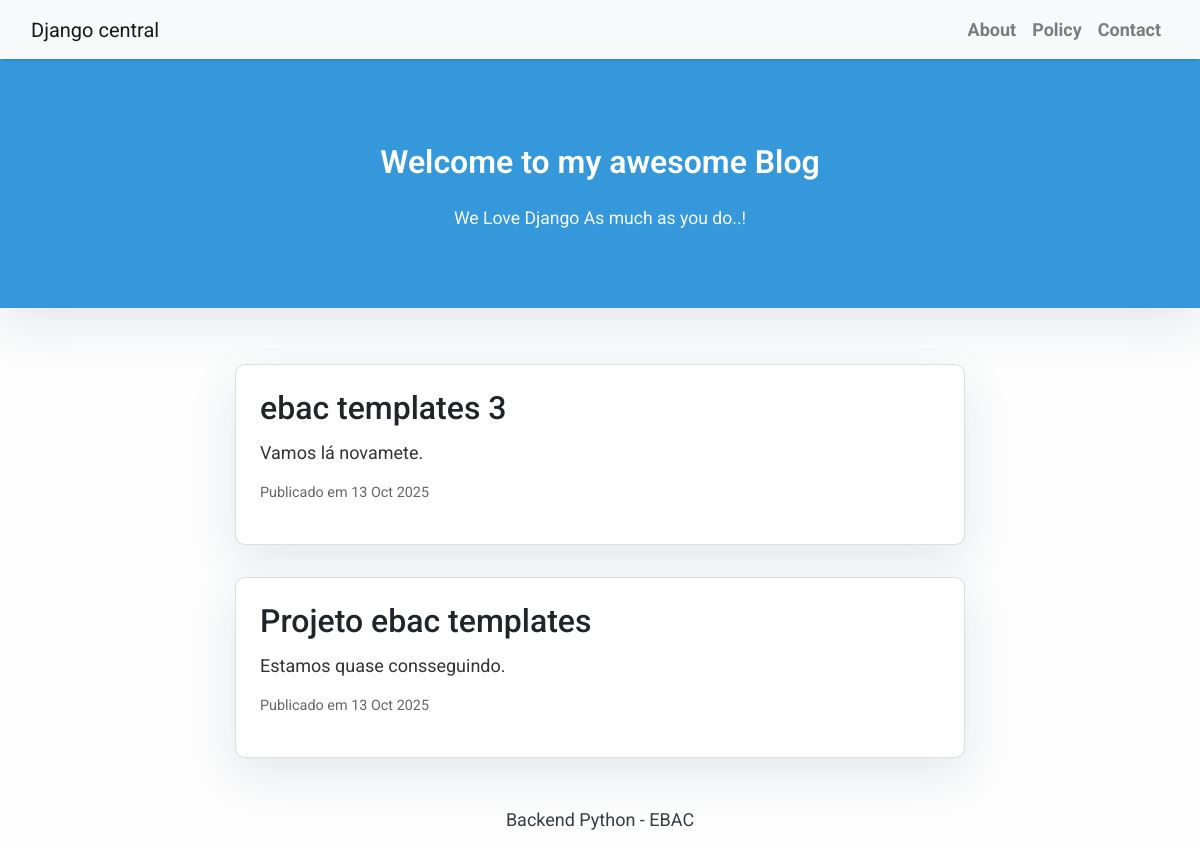
The app's page /, older data.
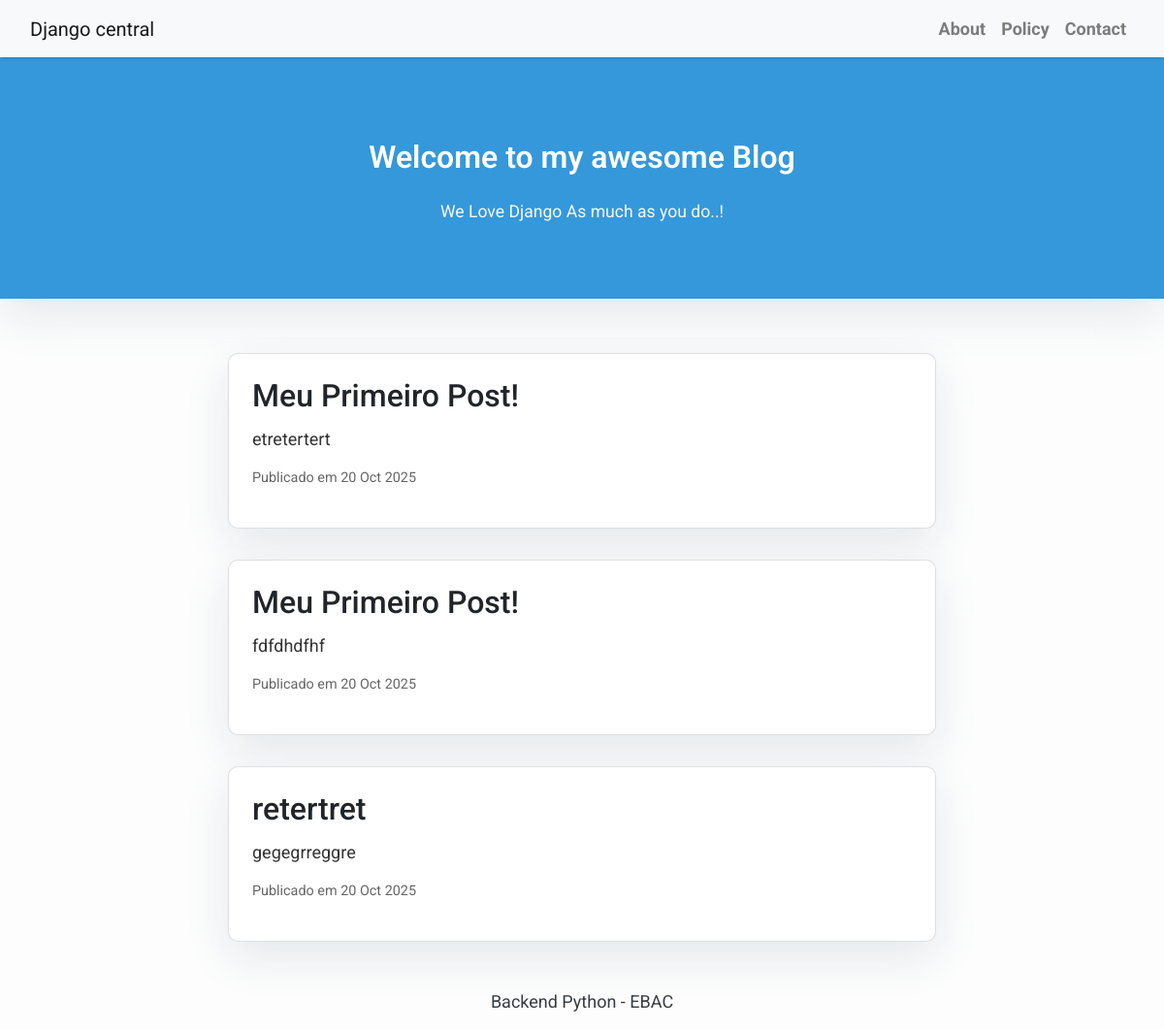
The same page, newer data.
### blog/models.py (models this page shows, shortened)
class Post(models.Model):
    STATUS_CHOICES = (
        ('draft', 'Rascunho'),
        ('published', 'Publicado'),
    )
    titulo = models.CharField(max_length=200)
    conteudo = models.TextField()
    status = models.CharField(max_length=10, choices=STATUS_CHOICES, default='draft')
    slug = models.SlugField(max_length=200, unique=True, blank=True)
    criado_em = models.DateTimeField(auto_now_add=True)
    atualizado_em = models.DateTimeField(auto_now=True)
    autor = models.ForeignKey(User, on_delete=models.CASCADE, related_name='posts')
    objects = models.Manager()
    publicados = PublicadosManager()
    class Meta:
        ordering = ['-criado_em']

### blog/views.py (the view)
# urls.py: path('', views.index, name='home'),
def index(request):
    posts = Post.publicados.all().order_by('-criado_em')
    context = {'posts': posts}
    return render(request, 'blog/index.html', context)

### blog/models.py (called while the page is built)
    def get_queryset(self):
        return super().get_queryset().filter(status='published')

### blog/templates/blog/index.html (shortened to what this page needs)
{% extends "base.html" %}
{% block content %}
<header class="masthead">
    <div class="container">
        <div class="row">
            <div class="col-md-10 mx-auto">
                <div class="site-heading">
                    <h3 class="site-heading my-4 mt-3 text-white">
                        Welcome to my awesome Blog
                    </h3>
                    <p class="text-light">
                        We Love Django As much as you do..!
                    </p>
                </div>
            </div>
        </div>
    </div>
</header>
<div class="container">
    <div class="row justify-content-center">
        <div class="col-md-8 mt-3 left">
            {% for post in posts %}
                <div class="card p-4">
                    <h2 class="card-title">{{ post.titulo }}</h2>
                    <p class="post-content">{{ post.conteudo|truncatewords:30 }}</p>
                    <p class="post-date">
                        Publicado em {{ post.criado_em|date:"d M Y" }}
                    </p>
                </div>
            {% empty %}
                <div class="alert alert-warning text-center mt-5">
                    Nenhuma postagem publicada no momento.
                </div>
            {% endfor %}
        </div>
    </div>
</div>
{% endblock %}

### blog/templates/base.html (shortened to what this page needs)
<!DOCTYPE html>
<html>
    <head>
        <link rel="stylesheet" href="https://maxcdn.bootstrapcdn.com/bootstrap/4.0.0/css/bootstrap.min.css"
 />
    </head>
    <body>
        <nav class="navbar navbar-expand-lg navbar-light bg-light shadow" id="mainNav">
            <div class="container-fluid">
                <a class="navbar-brand" href="{% url 'home' %}">Django central</a>
                <div class="collapse navbar-collapse" id="navbarResponsive">
                    <ul class="navbar-nav ml-auto">
                        <li class="nav-item text-black">
                            <a class="nav-link text-black font-weight-bold" href="#">About</a>
                        </li>
                        <li class="nav-item text-black">
                            <a class="nav-link text-black font-weight-bold" href="#">Policy</a>
                        </li>
                        <li class="nav-item text-black">
                            <a class="nav-link text-black font-weight-bold" href="#">Contact</a>
                        </li>
                    </ul>
                </div>
            </div>
        </nav>
        {% block content %}{% endblock content %}
        <footer class="py-3 bg-grey">
            <p class="m-0 text-dark text-center ">Backend Python - EBAC</p>
        </footer>
    </body>
</html>

### blog/templates/base.html (style rules this page uses)
body { font-family: "Roboto", sans-serif; font-size: 17px; background-color: #fdfdfd; }
.shadow { box-shadow: 0 4px 2px -2px rgba(0, 0, 0, 0.1); }
.masthead { background: #3398E1; height: auto; padding-bottom: 15px; box-shadow: 0 16px 48px #E3E7EB; padding-top: 10px; }

### blog/templates/blog/index.html (style rules this page uses)
body { font-family: "Roboto", sans-serif; font-size: 18px; background-color: #fdfdfd; }
.card { box-shadow: 0 16px 48px #E3E7EB; border-radius: 10px; margin-bottom: 2rem; transition: all 0.2s ease-in-out; }
.masthead { background: #3498db; color: white; padding: 60px 0; text-align: center; margin-bottom: 40px; }
.masthead .site-heading h3 { font-weight: 600; font-size: 2rem; }
.masthead p { font-size: 1.1rem; }
.post-date { color: #666; font-size: 0.9rem; }
.post-content { color: #333; }

Row changes from the older to the newer data that the page shows:
removed Post: titulo "ebac templates 3", conteudo "Vamos lá novamete.", criado_em "13 Oct 2025"
removed Post: titulo "Projeto ebac templates", conteudo "Estamos quase consseguindo.", criado_em "13 Oct 2025"
added Post: titulo "Meu Primeiro Post!", conteudo "etretertert", criado_em "20 Oct 2025"
added Post: titulo "Meu Primeiro Post!", conteudo "fdfdhdfhf", criado_em "20 Oct 2025"
added Post: titulo "retertret", conteudo "gegegrreggre", criado_em "20 Oct 2025"
